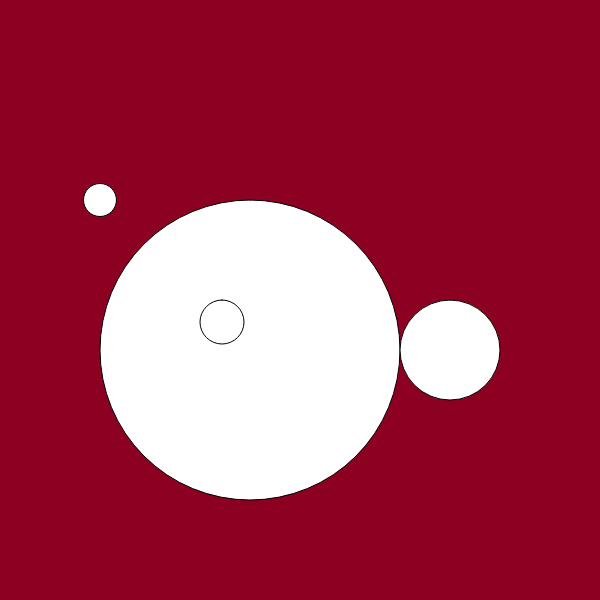
Frame 1 (no input)
Frame 60 (no input): identical to frame 1, image omitted
Frame 120 (the mouse pressed at the canvas centre since frame 60): identical to frame 1, image omitted

The p5.js sketch that drew this single still picture (run headless with seeded random() and noise() and a simulated clock; from frame 60 on, the mouse is pressed at the canvas centre):

// p5.js sketch
// ── sketch.js
function setup() {
  createCanvas(600, 600);

}

function draw() {
  background(140,0,33);
  square (100, 200, 300, 500);
  square (200,300,44,100);
  square (400,300,100,100);
  circle (100,200,33);


setTimeout (apple,4000);
  
function apple (){
  fill (200,100,33);
  circle (100,300,44);
  circle (200, 33, 500);



  
}
  
  
  
  
}
